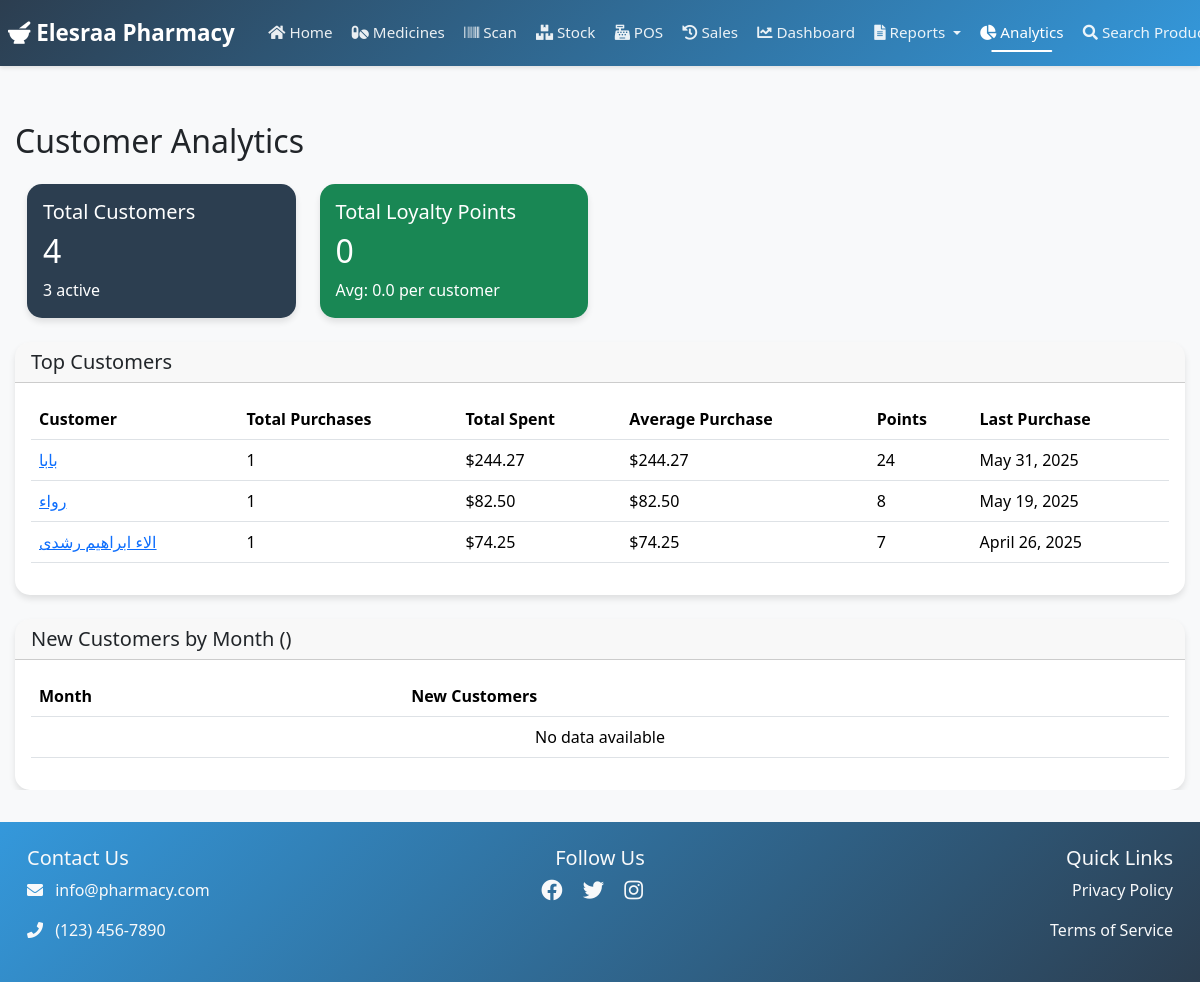
Screenshot of /customers/analytics/ (signed in) with the database file from the repository.
### pharmacy/models.py (models this page shows, shortened)
class Customer(models.Model):
    CUSTOMER_TYPE_CHOICES = [
        ('REGULAR', 'عميل عادي'),
        ('FAMILY', 'من الأقارب'),
        ('VIP', 'عميل مميز'),
        ('WHOLESALE', 'تاجر جملة'),
    ]
    name = models.CharField(max_length=200)
    phone = models.CharField(max_length=20, unique=True)
    email = models.EmailField(blank=True)
    address = models.TextField(blank=True)
    points = models.IntegerField(default=0)
    customer_type = models.CharField(
        max_length=20,
        choices=CUSTOMER_TYPE_CHOICES,
        default='REGULAR',
        verbose_name='نوع العميل'
    )
    discount_percentage = models.DecimalField(
        max_digits=5,
        decimal_places=2,
        default=0,
        help_text='نسبة الخصم الخاصة بالعميل'
    )
    created_at = models.DateTimeField(auto_now_add=True)
    updated_at = models.DateTimeField(auto_now=True)
    is_active = models.BooleanField(default=True)

### pharmacy/views.py (the view)
# urls.py: path('customers/analytics/', views.customer_analytics, name='customer_analytics'),
@login_required
def customer_analytics(request):
    customers = Customer.objects.all()
    sales = Sale.objects.filter(is_completed=True)
    top_customers = customers.annotate(
        total_purchases=Count('sale', filter=Q(sale__is_completed=True)),
        total_spent=Sum('sale__total_amount', filter=Q(sale__is_completed=True)),
        avg_purchase=Case(
            When(total_purchases__gt=0,
                 then=F('total_spent') / F('total_purchases')),
            default=0,
            output_field=DecimalField()
        ),
        last_purchase=Max('sale__created_at', filter=Q(sale__is_completed=True))
    ).filter(total_purchases__gt=0).order_by('-total_spent')[:10]
    monthly_customers = Customer.objects.annotate(
        month=TruncMonth('created_at')
    ).values('month').annotate(
        count=Count('id')
    ).order_by('-month')[:12]
    context = {
        'total_customers': customers.count(),
        'active_customers': customers.filter(sale__is_completed=True).distinct().count(),
        'total_points': customers.aggregate(Sum('points'))['points__sum'] or 0,
        'avg_points': customers.filter(points__gt=0).aggregate(Avg('points'))['points__avg'] or 0,
        'top_customers': top_customers,
        'monthly_customers': monthly_customers,
    }
    return render(request, 'pharmacy/customer_analytics.html', context)

### pharmacy/templates/pharmacy/customer_analytics.html
{% extends 'pharmacy/base.html' %}
{% block content %}
<div class="container mt-4">
    <h2 class="mb-4">Customer Analytics</h2>
    <div class="row mb-4">
        <div class="col-md-3">
            <div class="card bg-primary text-white">
                <div class="card-body">
                    <h5 class="card-title">Total Customers</h5>
                    <h2 class="card-text">{{ total_customers }}</h2>
                    <p class="mb-0">{{ active_customers }} active</p>
                </div>
            </div>
        </div>
        <div class="col-md-3">
            <div class="card bg-success text-white">
                <div class="card-body">
                    <h5 class="card-title">Total Loyalty Points</h5>
                    <h2 class="card-text">{{ loyalty_stats.total_points|default:0 }}</h2>
                    <p class="mb-0">Avg: {{ loyalty_stats.avg_points|default:0|floatformat:1 }} per customer</p>
                </div>
            </div>
        </div>
    </div>
    <div class="card mb-4">
        <div class="card-header">
            <h5 class="mb-0">Top Customers</h5>
        </div>
        <div class="card-body">
            <div class="table-responsive">
                <table class="table">
                    <thead>
                        <tr>
                            <th>Customer</th>
                            <th>Total Purchases</th>
                            <th>Total Spent</th>
                            <th>Average Purchase</th>
                            <th>Points</th>
                            <th>Last Purchase</th>
                        </tr>
                    </thead>
                    <tbody>
                        {% for customer in top_customers %}
                        <tr>
                            <td>
                                <a href="{% url 'pharmacy:customer_detail' customer.id %}">
                                    {{ customer.name }}
                                </a>
                            </td>
                            <td>{{ customer.total_purchases }}</td>
                            <td>${{ customer.total_spent|floatformat:2 }}</td>
                            <td>${{ customer.avg_purchase|floatformat:2 }}</td>
                            <td>{{ customer.points }}</td>
                            <td>{{ customer.last_purchase|date:"F d, Y" }}</td>
                        </tr>
                        {% empty %}
                        <tr>
                            <td colspan="6" class="text-center">No customer data available</td>
                        </tr>
                        {% endfor %}
                    </tbody>
                </table>
            </div>
        </div>
    </div>
    <div class="card">
        <div class="card-header">
            <h5 class="mb-0">New Customers by Month ({{ current_year }})</h5>
        </div>
        <div class="card-body">
            <div class="table-responsive">
                <table class="table">
                    <thead>
                        <tr>
                            <th>Month</th>
                            <th>New Customers</th>
                        </tr>
                    </thead>
                    <tbody>
                        {% for stat in monthly_new_customers %}
                        <tr>
                            <td>{{ stat.month|date:"F" }}</td>
                            <td>{{ stat.count }}</td>
                        </tr>
                        {% empty %}
                        <tr>
                            <td colspan="2" class="text-center">No data available</td>
                        </tr>
                        {% endfor %}
                    </tbody>
                </table>
            </div>
        </div>
    </div>
</div>
{% endblock %}

### pharmacy/static/pharmacy/css/style.css (style rules this page uses)
:root { --primary-color: #2c3e50; --secondary-color: #3498db; }
html, body { overflow-x: hidden; width: 100%; margin: 0; padding: 0; font-family: 'Segoe UI', Tahoma, Geneva, Verdana, sans-serif; background-color: #f8f9fa; }
body { font-family: 'Segoe UI', Tahoma, Geneva, Verdana, sans-serif; background-color: #f8f9fa; }
.card { border: none; border-radius: 15px; box-shadow: 0 4px 6px rgba(0,0,0,0.1); transition: transform 0.3s ease; background-color: white; max-width: 100%; overflow: hidden; }
.bg-primary { background-color: var(--primary-color) !important; }
.card { animation: fadeIn 0.5s ease-out; }
.container, .container-fluid { max-width: 100%; padding-right: 15px; padding-left: 15px; overflow-x: hidden; }
.row { margin-right: 0; margin-left: 0; }
.table-responsive { overflow-x: auto; -webkit-overflow-scrolling: touch; max-width: 100%; }

### rows the page displays
Customer: name "بابا", total_purchases "1", total_spent "244.27", avg_purchase "244.27", points "24", last_purchase "May 31, 2025"
Customer: name "رواء", total_purchases "1", total_spent "82.50", avg_purchase "82.50", points "8", last_purchase "May 19, 2025"
Customer: name "الاء ابراهيم رشدى", total_purchases "1", total_spent "74.25", avg_purchase "74.25", points "7", last_purchase "April 26, 2025"

### other values shown
{{ total_customers }} "4"
{{ active_customers }} "3"
{{ loyalty_stats.total_points|default:0 }} "0"
{{ loyalty_stats.avg_points|default:0|floatformat:1 }} "0.0"
